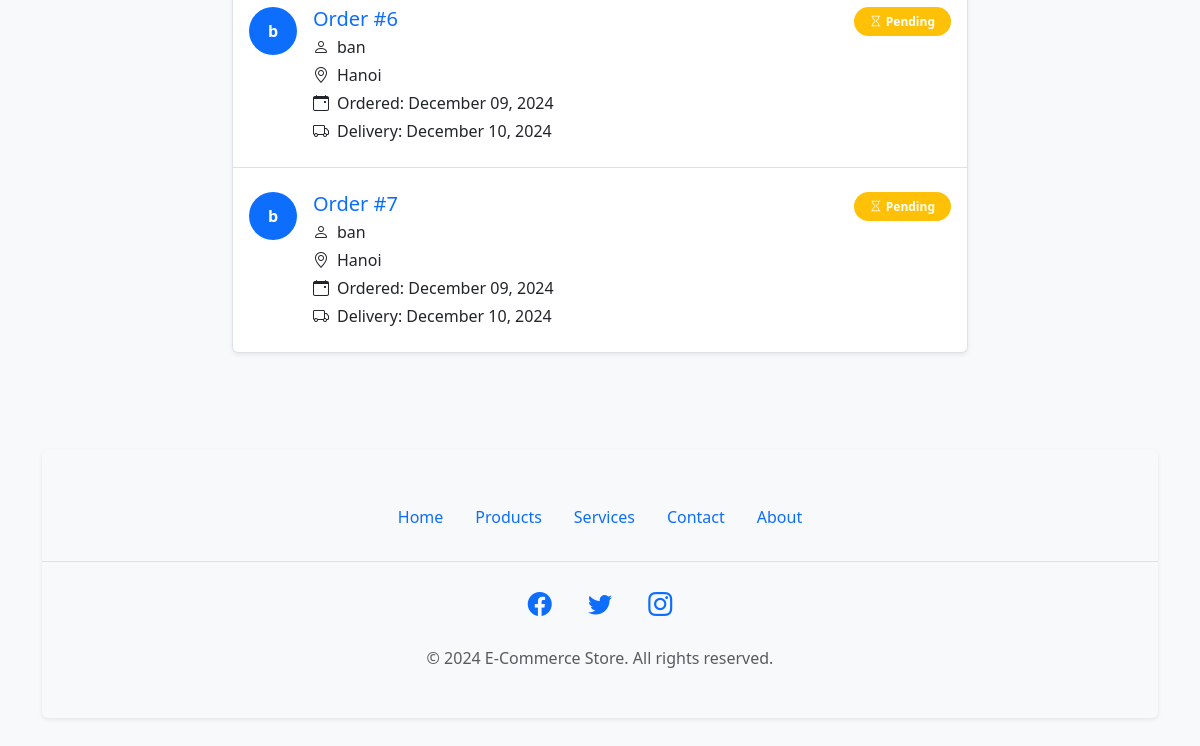
The page /manage (lower part) on the database as committed earlier.
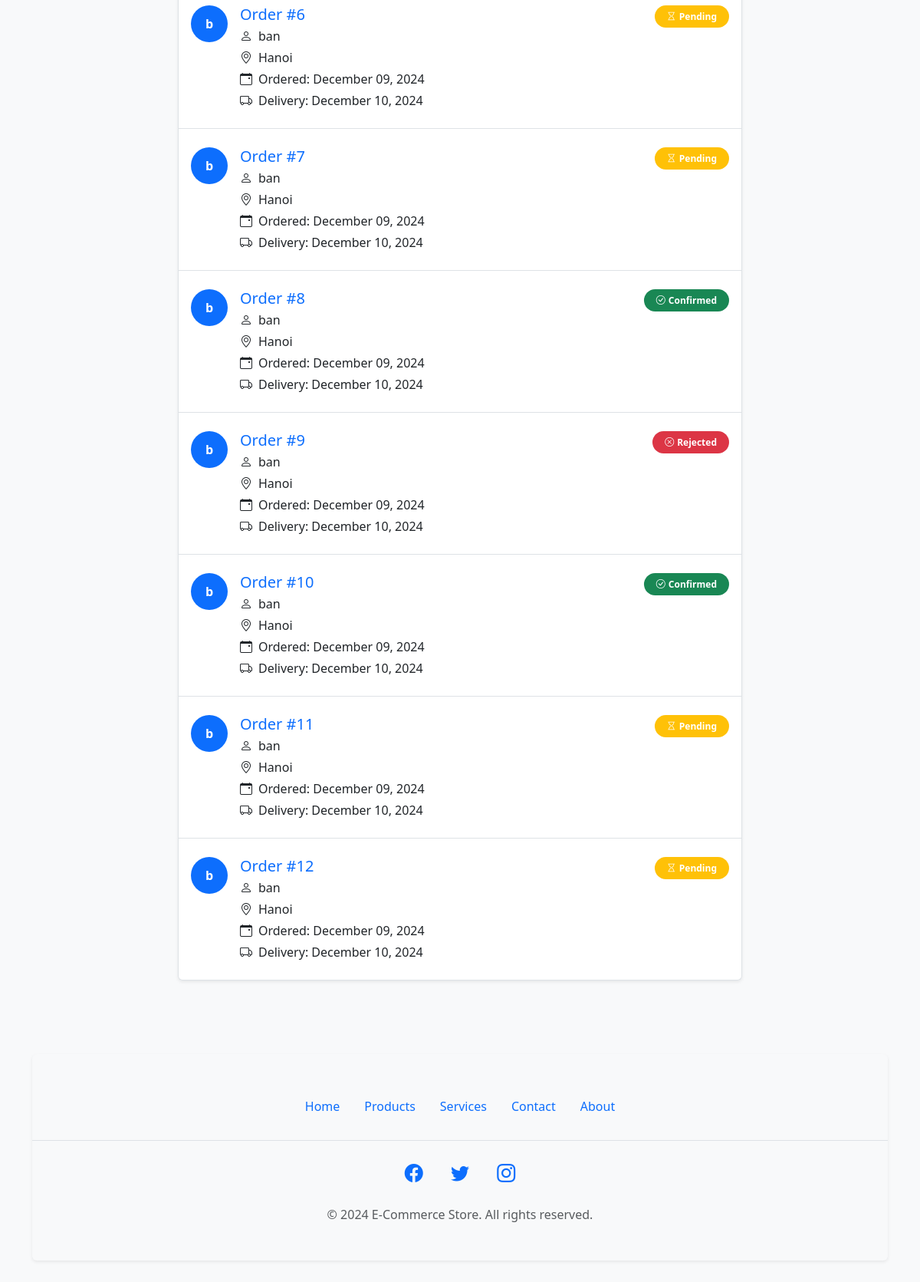
The same page on the database as committed later.
### main.py (models this page shows)
class Order(db.Model):
    __tablename__ = "orders"
    id: Mapped[int] = mapped_column(Integer, primary_key=True)
    user_id: Mapped[int] = mapped_column(db.ForeignKey("users.id"))
    user = relationship("User")
    selections: Mapped[List["Selection"]] = relationship(back_populates="order")
    order_date: Mapped[str] = mapped_column(String, nullable=False)
    confirmed: Mapped[Optional[bool]] = mapped_column(Boolean)
    feedback: Mapped[Optional[str]] = mapped_column(String)

class User(UserMixin, db.Model):
    __tablename__ = "users"
    id: Mapped[int] = mapped_column(Integer, primary_key=True)
    email: Mapped[str] = mapped_column(String, unique=True)
    name: Mapped[str]= mapped_column(String, nullable=False)
    password: Mapped[str] = mapped_column(String, nullable=False)
    selections = relationship("Selection", back_populates="user")
    address: Mapped[Optional[str]] = mapped_column(String)
    shipping: Mapped[Optional[str]] = mapped_column(String)
    total_price: Mapped[Optional[str]] = mapped_column(String)
    summary: Mapped[Optional[str]] = mapped_column(String)
    delivery_date: Mapped[Optional[str]] = mapped_column(String)

### main.py (the view)
@app.route('/manage')
def manage():
    list = db.session.execute(db.select(Order)).scalars().all()
    return render_template('manage.html', list=list)

### templates/manage.html (shortened to what this page needs)
{% include 'header.html' %}
<div class="container py-5">
  <div class="row justify-content-center">
    <div class="col-lg-8">
      <div class="list-group shadow-sm">
        {% for each in list:%}
        <a href="{{url_for('show_order', order_id=each.id)}}" class="list-group-item list-group-item-action d-flex gap-3 py-4 position-relative hover-shadow transition-all" aria-current="true">
          <div class="d-flex align-items-center justify-content-center bg-primary rounded-circle flex-shrink-0" style="width: 48px; height: 48px;">
            <span class="text-white fw-bold">{{each.user.name[0]}}</span>
          </div>
          <div class="d-flex gap-2 w-100 justify-content-between">
            <div>
              <h5 class="mb-1 text-primary">Order #{{each.id}}</h5>
              <p class="mb-1"><i class="bi bi-person me-2"></i>{{each.user.name}}</p>
              <p class="mb-1"><i class="bi bi-geo-alt me-2"></i>{{each.user.address}}</p>
              <p class="mb-1"><i class="bi bi-calendar-event me-2"></i>Ordered: {{each.order_date}}</p>
              <p class="mb-0"><i class="bi bi-truck me-2"></i>Delivery: {{each.user.delivery_date}}</p>
            </div>
            <div class="text-end">
              {% if each.confirmed == None: %}
              <span class="badge bg-warning px-3 py-2 rounded-pill">
                <i class="bi bi-hourglass me-1"></i>Pending
              </span>
              {% endif %}
              {% if each.confirmed != None and each.confirmed == True: %}
              <span class="badge bg-success px-3 py-2 rounded-pill">
                <i class="bi bi-check-circle me-1"></i>Confirmed
              </span>
              {% endif %}
              {% if each.confirmed != None and each.confirmed == False: %}
              <span class="badge bg-danger px-3 py-2 rounded-pill">
                <i class="bi bi-x-circle me-1"></i>Rejected
              </span>
              {% endif %}
            </div>
          </div>
        </a>
        {% endfor %}
      </div>
    </div>
  </div>
</div>
{% include 'footer.html' %}

### templates/header.html (shortened to what this page needs)
<!DOCTYPE html>
<html lang="en">
<head>
  <link href="https://cdn.jsdelivr.net/npm/bootstrap@5.3.3/dist/css/bootstrap.min.css" rel="stylesheet">
  <link rel="stylesheet" href="https://cdn.jsdelivr.net/npm/bootstrap-icons@1.11.3/font/bootstrap-icons.min.css">
  <link href="static/css/styles.css" rel="stylesheet">
</head>
<body>

### templates/footer.html (shortened to what this page needs)
<div class="container mt-5 mb-5">
  <footer class="py-5 my-5 bg-light rounded shadow-sm">
    <ul class="nav justify-content-center border-bottom pb-4 mb-4">
      <li class="nav-item"><a href="{{ url_for('home') }}" class="nav-link px-3 text-primary hover-shadow transition-all">Home</a></li>
      <li class="nav-item"><a href="{{ url_for('products') }}" class="nav-link px-3 text-primary hover-shadow transition-all">Products</a></li>
      <li class="nav-item"><a href="#" class="nav-link px-3 text-primary hover-shadow transition-all">Services</a></li>
      <li class="nav-item"><a href="#" class="nav-link px-3 text-primary hover-shadow transition-all">Contact</a></li>
      <li class="nav-item"><a href="#" class="nav-link px-3 text-primary hover-shadow transition-all">About</a></li>
    </ul>
    <div class="text-center">
      <div class="mb-4">
        <a href="#" class="text-decoration-none mx-3">
          <i class="bi bi-facebook fs-4 text-primary"></i>
        </a>
        <a href="#" class="text-decoration-none mx-3">
          <i class="bi bi-twitter fs-4 text-primary"></i>
        </a>
        <a href="#" class="text-decoration-none mx-3">
          <i class="bi bi-instagram fs-4 text-primary"></i>
        </a>
      </div>
      <p class="text-muted mb-0">© 2024 E-Commerce Store. All rights reserved.</p>
    </div>
  </footer>
</div>
</body>
</html>

### static/css/styles.css (style rules this page uses)
body { font-family: 'Segoe UI', Tahoma, Geneva, Verdana, sans-serif; background-color: #f8f9fa; color: #212529; }
.transition-all { transition: all 0.3s ease; }

Rows that differ between the two databases and show on the page:
added Order: user "b", id "8", user.name "ban", user.address "Hanoi", order_date "December 09, 2024", user.delivery_date "December 10, 2024", confirmed True (drawn)
added Order: user "b", id "9", user.name "ban", user.address "Hanoi", order_date "December 09, 2024", user.delivery_date "December 10, 2024", confirmed False (drawn)
added Order: user "b", id "10", user.name "ban", user.address "Hanoi", order_date "December 09, 2024", user.delivery_date "December 10, 2024", confirmed True (drawn)
added Order: user "b", id "11", user.name "ban", user.address "Hanoi", order_date "December 09, 2024", user.delivery_date "December 10, 2024", shows "Pending"
added Order: user "b", id "12", user.name "ban", user.address "Hanoi", order_date "December 09, 2024", user.delivery_date "December 10, 2024", shows "Pending"
